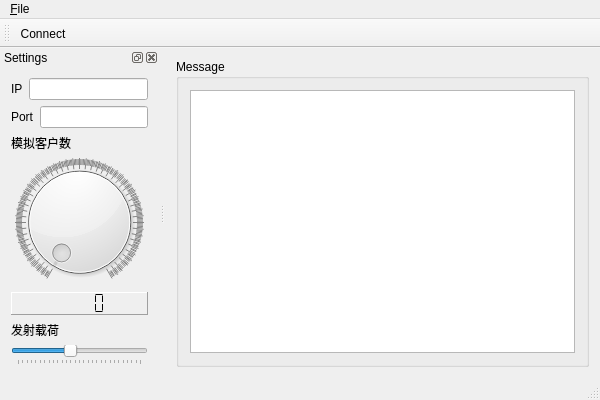
<?xml version="1.0" encoding="UTF-8"?>
<ui version="4.0">
 <class>QTcpClientTestClass</class>
 <widget class="QMainWindow" name="QTcpClientTestClass">
  <property name="geometry">
   <rect>
    <x>0</x>
    <y>0</y>
    <width>600</width>
    <height>400</height>
   </rect>
  </property>
  <property name="windowTitle">
   <string>QTcpClientTest</string>
  </property>
  <widget class="QWidget" name="centralWidget">
   <layout class="QHBoxLayout" name="horizontalLayout_4">
    <item>
     <widget class="QGroupBox" name="groupBox">
      <property name="title">
       <string>Message</string>
      </property>
      <layout class="QHBoxLayout" name="horizontalLayout_3">
       <item>
        <widget class="QListView" name="listView_msg">
         <property name="alternatingRowColors">
          <bool>true</bool>
         </property>
        </widget>
       </item>
      </layout>
     </widget>
    </item>
   </layout>
  </widget>
  <widget class="QMenuBar" name="menuBar">
   <property name="geometry">
    <rect>
     <x>0</x>
     <y>0</y>
     <width>600</width>
     <height>23</height>
    </rect>
   </property>
   <widget class="QMenu" name="menu_File">
    <property name="title">
     <string>&amp;File</string>
    </property>
    <addaction name="action_Connect"/>
    <addaction name="separator"/>
    <addaction name="actionExit"/>
   </widget>
   <addaction name="menu_File"/>
  </widget>
  <widget class="QToolBar" name="mainToolBar">
   <property name="windowTitle">
    <string>General</string>
   </property>
   <property name="toolButtonStyle">
    <enum>Qt::ToolButtonTextBesideIcon</enum>
   </property>
   <attribute name="toolBarArea">
    <enum>TopToolBarArea</enum>
   </attribute>
   <attribute name="toolBarBreak">
    <bool>false</bool>
   </attribute>
   <addaction name="action_Connect"/>
  </widget>
  <widget class="QStatusBar" name="statusBar"/>
  <widget class="QDockWidget" name="dockWidget">
   <property name="windowTitle">
    <string>Settings</string>
   </property>
   <attribute name="dockWidgetArea">
    <number>1</number>
   </attribute>
   <widget class="QWidget" name="dockWidgetContents">
    <layout class="QVBoxLayout" name="verticalLayout">
     <item>
      <layout class="QHBoxLayout" name="horizontalLayout">
       <item>
        <widget class="QLabel" name="label">
         <property name="text">
          <string>IP</string>
         </property>
        </widget>
       </item>
       <item>
        <widget class="QLineEdit" name="lineEdit_ip"/>
       </item>
      </layout>
     </item>
     <item>
      <layout class="QHBoxLayout" name="horizontalLayout_2">
       <item>
        <widget class="QLabel" name="label_2">
         <property name="text">
          <string>Port</string>
         </property>
        </widget>
       </item>
       <item>
        <widget class="QLineEdit" name="lineEdit_Port"/>
       </item>
      </layout>
     </item>
     <item>
      <widget class="QLabel" name="label_3">
       <property name="text">
        <string>模拟客户数</string>
       </property>
      </widget>
     </item>
     <item>
      <widget class="QDial" name="dial">
       <property name="minimumSize">
        <size>
         <width>128</width>
         <height>128</height>
        </size>
       </property>
       <property name="minimum">
        <number>2</number>
       </property>
       <property name="maximum">
        <number>2048</number>
       </property>
       <property name="notchesVisible">
        <bool>true</bool>
       </property>
      </widget>
     </item>
     <item>
      <widget class="QLCDNumber" name="lcdNumber">
       <property name="frameShape">
        <enum>QFrame::Panel</enum>
       </property>
       <property name="smallDecimalPoint">
        <bool>false</bool>
       </property>
       <property name="segmentStyle">
        <enum>QLCDNumber::Flat</enum>
       </property>
      </widget>
     </item>
     <item>
      <widget class="QLabel" name="label_load">
       <property name="text">
        <string>发射载荷</string>
       </property>
      </widget>
     </item>
     <item>
      <widget class="QSlider" name="horizontalSlider">
       <property name="minimum">
        <number>1024</number>
       </property>
       <property name="maximum">
        <number>8192</number>
       </property>
       <property name="value">
        <number>4096</number>
       </property>
       <property name="orientation">
        <enum>Qt::Horizontal</enum>
       </property>
       <property name="tickPosition">
        <enum>QSlider::TicksBelow</enum>
       </property>
       <property name="tickInterval">
        <number>256</number>
       </property>
      </widget>
     </item>
     <item>
      <spacer name="verticalSpacer">
       <property name="orientation">
        <enum>Qt::Vertical</enum>
       </property>
       <property name="sizeHint" stdset="0">
        <size>
         <width>20</width>
         <height>232</height>
        </size>
       </property>
      </spacer>
     </item>
    </layout>
   </widget>
  </widget>
  <action name="action_Connect">
   <property name="checkable">
    <bool>true</bool>
   </property>
   <property name="icon">
    <iconset resource="qtcpclienttest.qrc">
     <normaloff>:/QTcpClientTest/Resources/cn5.png</normaloff>
     <normalon>:/QTcpClientTest/Resources/cn6.png</normalon>:/QTcpClientTest/Resources/cn5.png</iconset>
   </property>
   <property name="text">
    <string>&amp;Connect</string>
   </property>
  </action>
  <action name="actionExit">
   <property name="icon">
    <iconset resource="qtcpclienttest.qrc">
     <normaloff>:/QTcpClientTest/Resources/27_Martin.png</normaloff>:/QTcpClientTest/Resources/27_Martin.png</iconset>
   </property>
   <property name="text">
    <string>E&amp;xit</string>
   </property>
  </action>
 </widget>
 <layoutdefault spacing="6" margin="11"/>
 <resources>
  <include location="qtcpclienttest.qrc"/>
 </resources>
 <connections>
  <connection>
   <sender>actionExit</sender>
   <signal>activated()</signal>
   <receiver>QTcpClientTestClass</receiver>
   <slot>close()</slot>
   <hints>
    <hint type="sourcelabel">
     <x>-1</x>
     <y>-1</y>
    </hint>
    <hint type="destinationlabel">
     <x>299</x>
     <y>199</y>
    </hint>
   </hints>
  </connection>
  <connection>
   <sender>dial</sender>
   <signal>valueChanged(int)</signal>
   <receiver>lcdNumber</receiver>
   <slot>display(int)</slot>
   <hints>
    <hint type="sourcelabel">
     <x>91</x>
     <y>219</y>
    </hint>
    <hint type="destinationlabel">
     <x>91</x>
     <y>301</y>
    </hint>
   </hints>
  </connection>
 </connections>
</ui>
